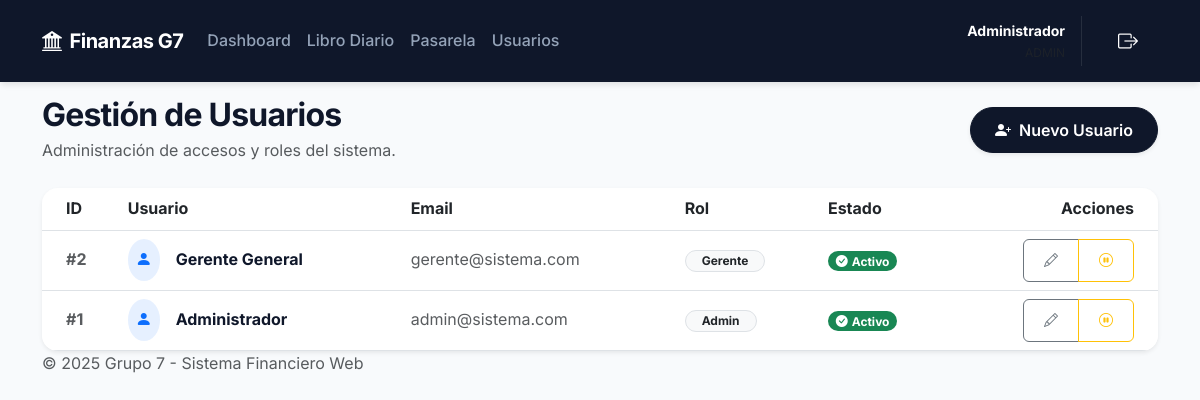
Page /app.php?view=usuarios (signed in) on the earlier database version.
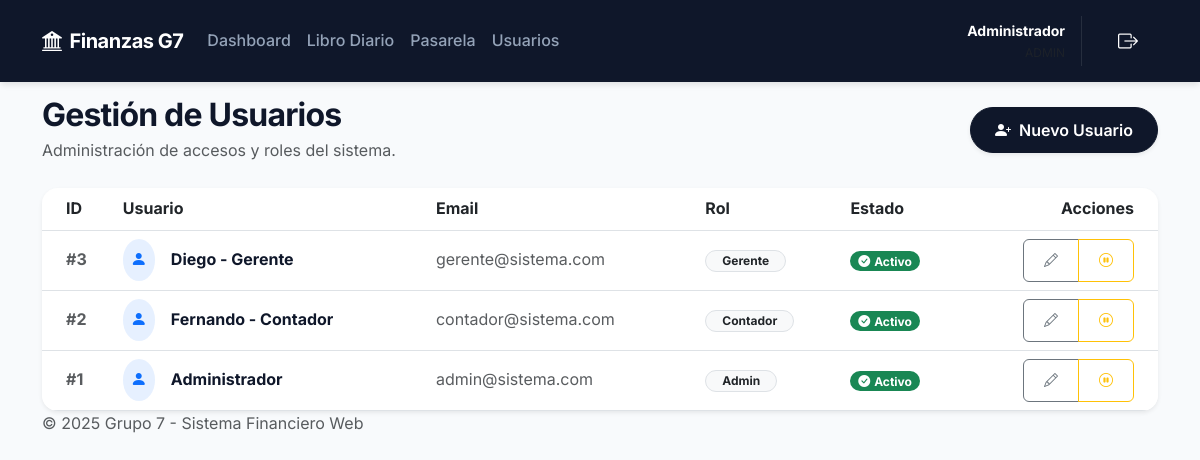
Same page on the later database version.
### tables this page shows
CREATE TABLE `usuarios` (
  `id` INT AUTO_INCREMENT PRIMARY KEY,
  `nombre` VARCHAR(100) NOT NULL,
  `email` VARCHAR(100) UNIQUE NOT NULL,
  `password` VARCHAR(255) NOT NULL,
  `rol` ENUM('admin','contador','gerente') DEFAULT 'contador',
  `activo` TINYINT(1) DEFAULT 1,
  `created_at` TIMESTAMP DEFAULT CURRENT_TIMESTAMP
);

### src/Models/UserModel.php (called while the page is built, shortened)
<?php
class UserModel
{
    private $conn;
    public function __construct()
    {
        $database = new Conexion();
        $this->conn = $database->getConnection();
    }
    public function obtenerTodos()
    {
        $stmt = $this->conn->prepare("SELECT * FROM usuarios ORDER BY id DESC");
        $stmt->execute();
        return $stmt->fetchAll(PDO::FETCH_ASSOC);
    }
}

### config/Conexion.php (called while the page is built, shortened)
<?php
class Conexion {
    private $host = 'localhost';
    private $db_name = 'sistema_financiero';
    private $username = 'root';
    private $password = '';
    public function getConnection() {
        $this->conn = null;
        try {
            $this->conn = new PDO("mysql:host=" . $this->host . ";dbname=" . $this->db_name, $this->username, $this->password);
            $this->conn->exec("set names utf8");
            $this->conn->setAttribute(PDO::ATTR_ERRMODE, PDO::ERRMODE_EXCEPTION);
        } catch(PDOException $exception) {
            die("Error WAMP: Verifica que MySQL esté corriendo. Detalles: " . $exception->getMessage());
        }
        return $this->conn;
    }
}

### views/admin/usuarios.php (the view, shortened to what this page needs)
<div class="row mb-4 align-items-center">
    <div class="col-md-8">
        <h2 class="fw-bold text-slate-900 mb-1">Gestión de Usuarios</h2>
        <p class="text-muted mb-0">Administración de accesos y roles del sistema.</p>
    </div>
    <div class="col-md-4 text-end">
        <button type="button" class="btn btn-primary rounded-pill shadow-sm px-4" data-bs-toggle="modal"
            data-bs-target="#modalUsuario">
            <i class="bi bi-person-plus-fill me-2"></i>Nuevo Usuario
        </button>
    </div>
</div>
<div class="card shadow-sm border-0">
    <div class="card-body p-0">
        <div class="table-responsive">
            <table class="table table-hover mb-0 align-middle">
                <thead class="bg-light">
                    <tr>
                        <th class="ps-4">ID</th>
                        <th>Usuario</th>
                        <th>Email</th>
                        <th>Rol</th>
                        <th>Estado</th>
                        <th class="text-end pe-4">Acciones</th>
                    </tr>
                </thead>
                <tbody>
                    <?php foreach ($usuarios as $u): ?>
                        <tr>
                            <td class="ps-4 fw-bold text-muted">#<?php echo $u['id']; ?></td>
                            <td>
                                <div class="d-flex align-items-center">
                                    <div class="bg-primary bg-opacity-10 text-primary rounded-circle p-2 me-3">
                                        <i class="bi bi-person-fill"></i>
                                    </div>
                                    <span class="fw-bold text-slate-900"><?php echo $u['nombre']; ?></span>
                                </div>
                            </td>
                            <td class="text-muted"><?php echo $u['email']; ?></td>
                            <td>
                                <span class="badge bg-light text-dark border rounded-pill px-3">
                                    <?php echo ucfirst($u['rol']); ?>
                                </span>
                            </td>
                            <td>
                                <?php if ($u['activo']): ?>
                                    <span class="badge bg-success rounded-pill">
                                        <i class="bi bi-check-circle-fill me-1"></i>Activo
                                    </span>
                                <?php else: ?>
                                    <span class="badge bg-danger rounded-pill">
                                        <i class="bi bi-x-circle-fill me-1"></i>Inactivo
                                    </span>
                                <?php endif; ?>
                            </td>
                            <td class="text-end pe-4">
                                <div class="btn-group">
                                    <button type="button" class="btn btn-sm btn-outline-secondary rounded-start"
                                        onclick="editarUsuario(<?php echo $u['id']; ?>, '<?php echo $u['nombre']; ?>', '<?php echo $u['email']; ?>', '<?php echo $u['rol']; ?>')"
                                        title="Editar">
                                        <i class="bi bi-pencil"></i>
                                    </button>
                                    <?php if ($u['activo']): ?>
                                        <a href="app.php?view=usuarios&action=cambiar_estado&id=<?php echo $u['id']; ?>&estado=0"
                                            class="btn btn-sm btn-outline-warning rounded-end" title="Desactivar">
                                            <i class="bi bi-pause-circle"></i>
                                        </a>
                                    <?php endif; ?>
                                </div>
                            </td>
                        </tr>
                    <?php endforeach; ?>
                </tbody>
            </table>
        </div>
    </div>
</div>

### public/app.php (shortened to what this page needs)
<?php
spl_autoload_register(function ($class) {
    $prefix = 'Src\\';
    $base_dir = BASE_PATH . '/src/';
    $len = strlen($prefix);
    if (strncmp($prefix, $class, $len) !== 0) {
        if (strncmp('Config\\', $class, 7) === 0) {
            $file = BASE_PATH . '/config/' . substr($class, 7) . '.php';
            return;
        }
        return;
    }
    $relative_class = substr($class, $len);
    $file = $base_dir . str_replace('\\', '/', $relative_class) . '.php';
});
$view = isset($_GET['view']) ? $_GET['view'] : 'dashboard';
switch ($view) {
    case 'usuarios':
        $userModel = new UserModel();
        $usuarios = $userModel->obtenerTodos();
        include BASE_PATH . '/views/layouts/header.php';
        include BASE_PATH . '/views/admin/usuarios.php';
        break;
}
include BASE_PATH . '/views/layouts/footer.php';

### views/layouts/header.php (shortened to what this page needs)
<!DOCTYPE html>
<html lang="es">
<head>
    <link rel="stylesheet" href="https://cdn.jsdelivr.net/npm/bootstrap@5.3.0/dist/css/bootstrap.min.css">
    <link rel="stylesheet" href="https://cdn.jsdelivr.net/npm/bootstrap-icons@1.10.0/font/bootstrap-icons.css">
    <link rel="stylesheet" href="css/style.css">
</head>
<body class="app-body">
    <nav class="navbar navbar-expand-md fixed-top navbar-dark">
        <div class="container">
            <a class="navbar-brand" href="app.php">
                <i class="bi bi-bank2 me-2"></i>Finanzas G7
            </a>
            <div class="collapse navbar-collapse" id="navbarsExampleDefault">
                <ul class="navbar-nav me-auto mb-2 mb-md-0">
                    <li class="nav-item">
                        <a class="nav-link" href="app.php?view=dashboard">Dashboard</a>
                    </li>
                    <li class="nav-item">
                        <a class="nav-link" href="app.php?view=diario">Libro Diario</a>
                    </li>
                    <li class="nav-item">
                        <a class="nav-link" href="app.php?view=pasarela">Pasarela</a>
                    </li>
                    <?php if (isset($_SESSION['rol']) && $_SESSION['rol'] == 'admin'): ?>
                        <li class="nav-item">
                            <a class="nav-link" href="app.php?view=usuarios">Usuarios</a>
                        </li>
                    <?php endif; ?>
                </ul>
                <div class="d-flex align-items-center gap-3">
                    <div class="text-end d-none d-md-block">
                        <div class="text-white fw-bold small mb-0">
                            <?php echo $_SESSION['nombre'] ?? 'Usuario'; ?>
                        </div>
                        <div class="text-muted small" style="font-size: 0.75rem;">
                        </div>
                    </div>
                    <a href="app.php?view=logout" class="btn btn-outline-secondary btn-sm border-0 text-white">
                        <i class="bi bi-box-arrow-right fs-5"></i>
                    </a>
                </div>
            </div>
        </div>
    </nav>
    <div class="container mt-5 pt-5">

### views/layouts/footer.php (shortened to what this page needs)
</div>
<footer class="app-footer">
    <div class="container">
        <span class="text-muted">&copy; 2025 Grupo 7 - Sistema Financiero Web</span>
    </div>
</footer>
</body>
</html>

### public/css/style.css (style rules this page uses)
:root { --primary-dark: #0f172a; --primary-light: #334155; --accent-color: #10b981; --accent-hover: #059669; --bg-body: #f8fafc; --bg-card: #ffffff; --border-color: #e2e8f0; --success-bg: #d1fae5; --success-text: #065f46; --danger-bg: #fee2e2; --danger-text: #991b1b; --warning-bg: #fffbeb; --warning-text: #92400e; }
body { font-family: 'Inter', sans-serif; background-color: var(--bg-body); color: var(--primary-light); line-height: 1.6; -webkit-font-smoothing: antialiased; }
h1, h2, h3, h4, h5, h6 { color: var(--primary-dark); font-weight: 700; letter-spacing: -0.025em; }
.navbar { background-color: var(--primary-dark) !important; box-shadow: 0 4px 6px -1px rgba(0, 0, 0, 0.1); padding: 1rem 0; }
.navbar-brand { color: white !important; font-weight: 700; font-size: 1.25rem; letter-spacing: -0.025em; }
.nav-link { color: #94a3b8 !important; font-weight: 500; transition: color 0.2s; }
.card { background-color: var(--bg-card); border: 1px solid var(--border-color); border-radius: 16px; box-shadow: 0 4px 6px -1px rgba(0, 0, 0, 0.05); transition: transform 0.3s ease, box-shadow 0.3s ease; overflow: hidden; }
.card-body { padding: 1.5rem; }
.btn { border-radius: 8px; font-weight: 600; padding: 0.625rem 1.25rem; transition: all 0.2s; }
.btn-primary { background-color: var(--primary-dark); border-color: var(--primary-dark); }
.text-slate-900 { color: #0f172a !important; }

Differences in the rows shown:
added usuarios: id "3", nombre "Diego - Gerente", email "gerente@sistema.com", rol "Gerente", activo 1 (drawn)
changed usuarios id 2: nombre "Gerente General" → "Fernando - Contador"; email "gerente@sistema.com" → "contador@sistema.com"; rol "Gerente" → "Contador"
